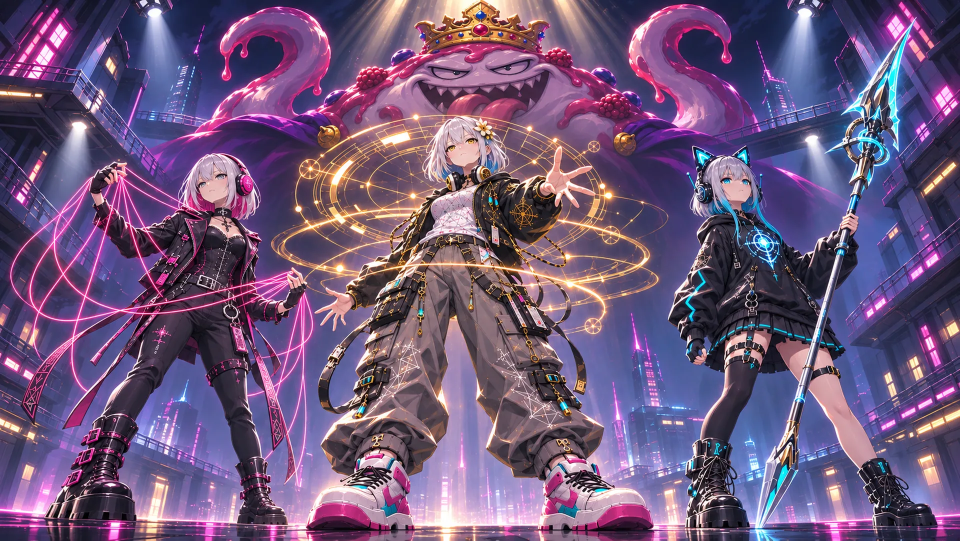
#> input picture game/gallery/g_cool01v2.webp, 1920 x 1081 px, given in place of g_cool01v2.webpv2.webp, which was not available (shown at 1/2 size)
$ python make_crops.py ../../gallery/g_cool01v2.webp
#> lines starting #> are read from the running program, lines starting #| are printed output that depends on the picture
#!/usr/bin/env python3
"""Head-crop contact sheet for replaced gallery images (from converted webps)."""
import sys
from pathlib import Path
from PIL import Image, ImageDraw

slots = sys.argv[1:]
gallery = Path.home() / "workspace/ai-orchestra/3-Sync/game/gallery"
cell_w, cell_h, label_h = 480, 300, 26
cols = 3
rows = (len(slots) + cols - 1) // cols
sheet = Image.new("RGB", (cols * cell_w, rows * (cell_h + label_h)), (24, 24, 32))
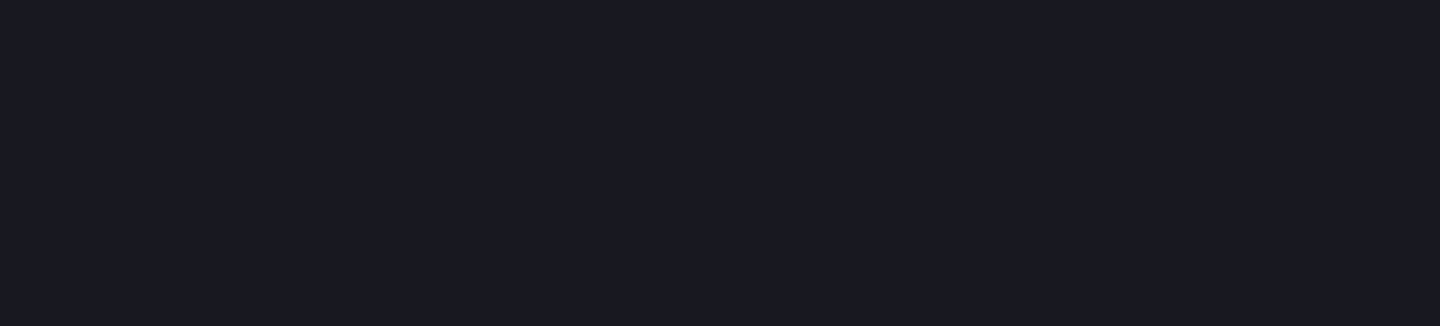
#> sheet: PIL image 1440x326 RGB; mean R, G, B 24, 24, 32
d = ImageDraw.Draw(sheet)
for i, slot in enumerate(slots):
    im = Image.open(gallery / f"{slot}v2.webp").convert("RGB")
#> im is the input picture: PIL image 1920x1081 RGB; mean R, G, B 111.6, 87.8, 123.7
    w, h = im.size
#> w = 1920; h = 1081
    crop = im.crop((0, 0, w, int(h * 0.62)))
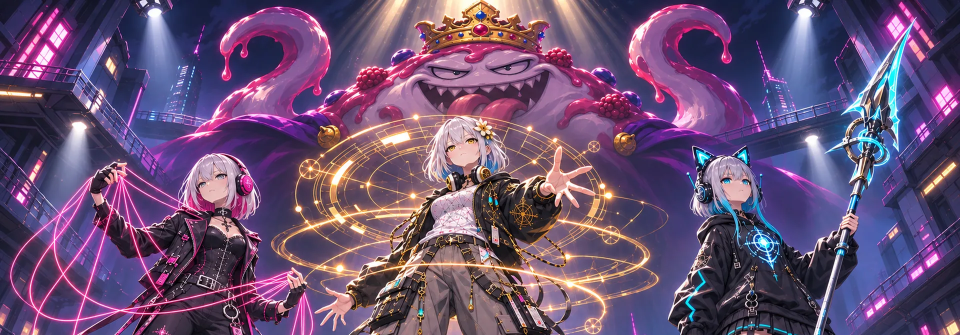
#> crop: PIL image 1920x670 RGB (shown at 1/2 size); mean R, G, B 106.6, 81, 115.7
    crop.thumbnail((cell_w, cell_h))
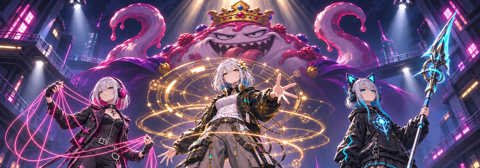
#> crop: PIL image 480x168 RGB; mean R, G, B 106.8, 81.2, 115.9
    x = (i % cols) * cell_w + (cell_w - crop.width) // 2
#> x = 0
    y = (i // cols) * (cell_h + label_h) + label_h
    sheet.paste(crop, (x, y))
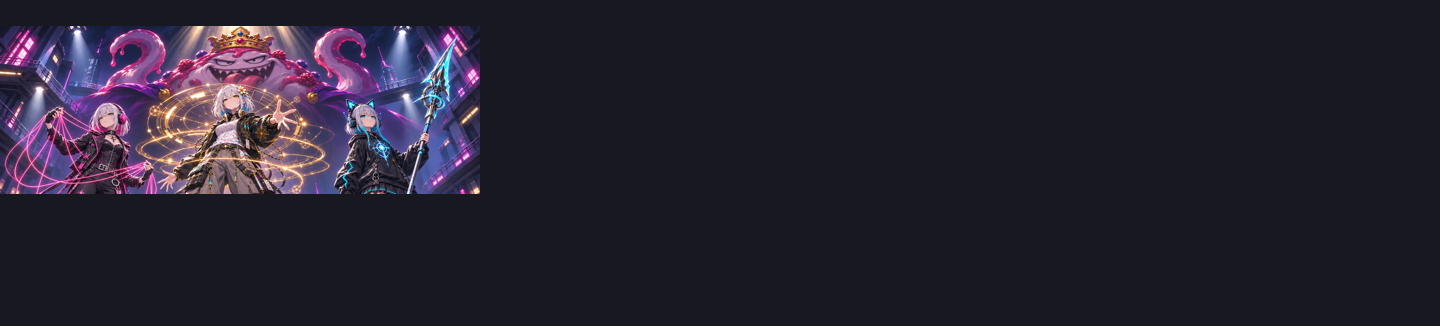
#> sheet: PIL image 1440x326 RGB; mean R, G, B 38.2, 33.8, 46.4
    d.text(((i % cols) * cell_w + 8, (i // cols) * (cell_h + label_h) + 6), slot + " v2", fill=(255, 255, 120))
out = Path(__file__).resolve().parent / "head_crops_sheet.png"
sheet.save(out)
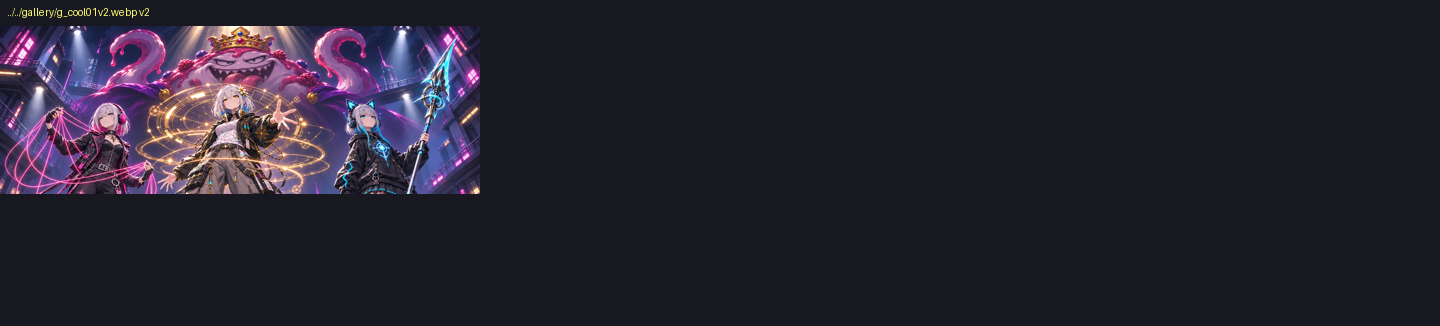
#> saved as head_crops_sheet.png: PIL image 1440x326 RGB; mean R, G, B 38.4, 34, 46.5
print("saved", out, sheet.size)
#| saved game/artifacts/gallery-hair-fix/head_crops_sheet.png (1440, 326)

$ run again, on game/gallery/g_cool05v2.webp
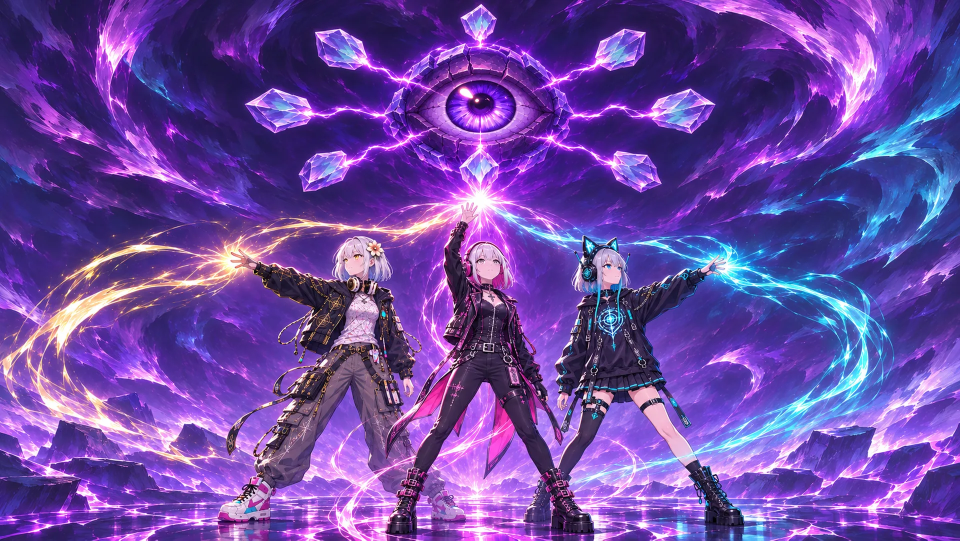
#> input picture game/gallery/g_cool05v2.webp, 1920 x 1081 px, given in place of g_cool05v2.webpv2.webp, which was not available (shown at 1/2 size)
#> im is the input picture: PIL image 1920x1081 RGB; mean R, G, B 108, 72.8, 162.8
#> `crop.thumbnail((cell_w, cell_h))`:
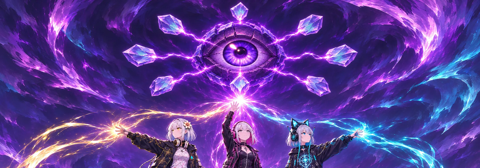
#> crop: PIL image 480x168 RGB; mean R, G, B 93.1, 61.9, 151.4
#> `sheet.save(out)`:
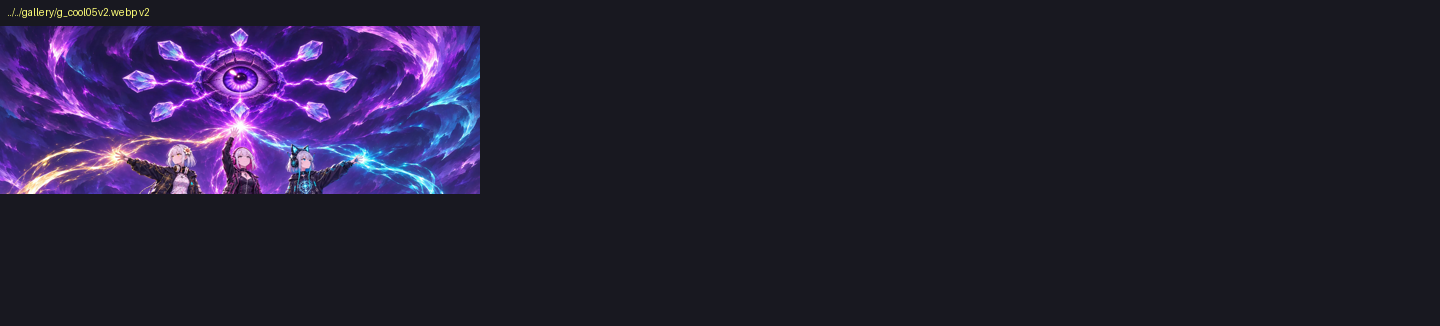
#> saved as head_crops_sheet.png: PIL image 1440x326 RGB; mean R, G, B 36, 30.7, 52.6
#| saved game/artifacts/gallery-hair-fix/head_crops_sheet.png (1440, 326)
